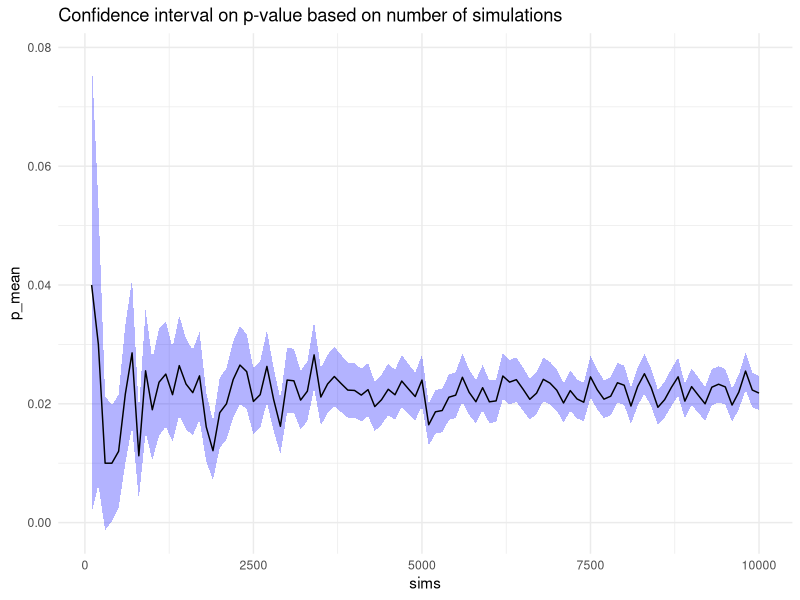
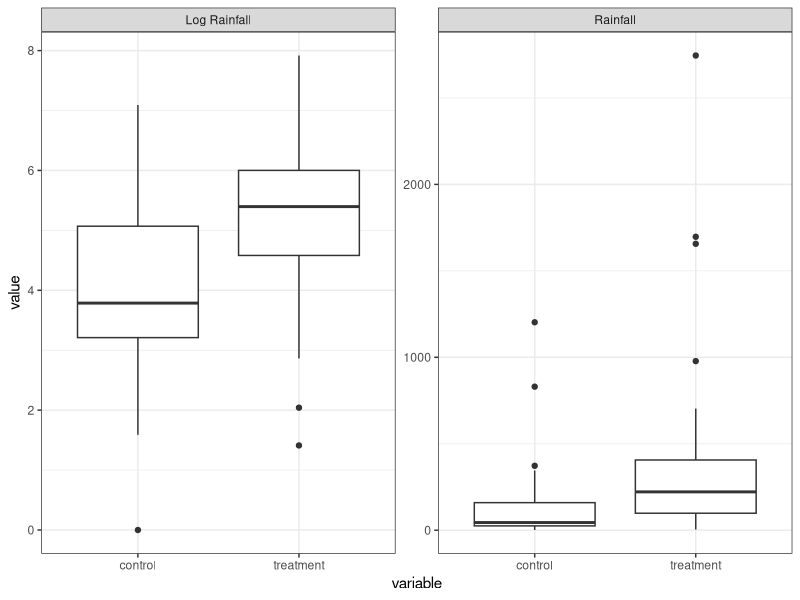
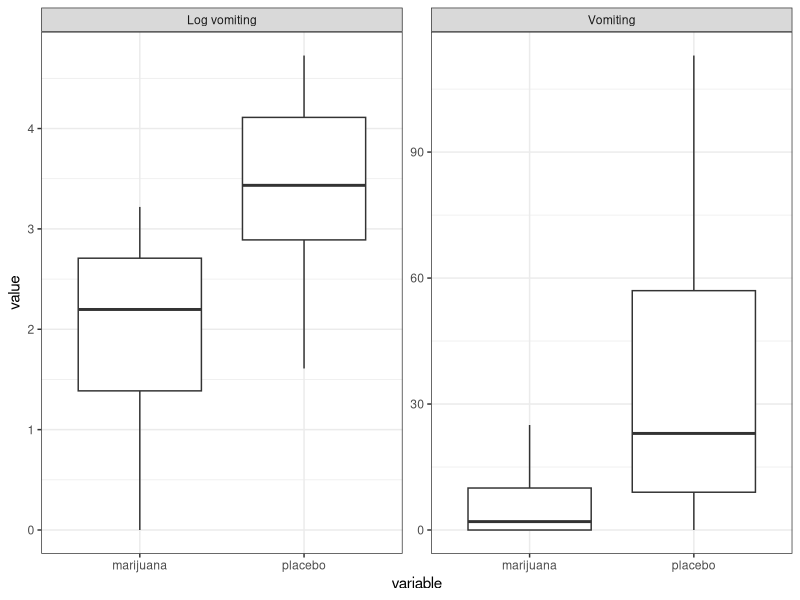

These figures' R source, in order:
## ---- chunk 1
# Load knitr package and settings
library(knitr)
library(data.table)
library(ggplot2)
library(formatR)
library(flextable)
library(dplyr)
options(scipen=999)
## ---- chunk 2
## Set up some data and functions.
set.seed(1234)
setwd('C:/Users/ngraetz/Documents/repos/observational_class/')

## Data from homework.
cloud <- fread('cloudseeding.csv')
cloud <- melt(cloud, id.vars = 'V1')
cloud[, treatment := ifelse(variable=='treatment',1,0)]

## MC function
mc_pvalue <- function(draws, d, obs_test, mc_test) {
  do_mc <- function(i, treatment, values, test) {
    ## Assuming treatment status is unrelated to the outcome, jumble up treatment assignment.
    treat_ids <- sample(treatment, length(treatment))
    ## Calculate difference in sample means for this random assignment.
    if(test=='mean') mc_test_stat <- mean(values[treat_ids==1]) - mean(values[treat_ids==0])
    if(test=='variance') mc_test_stat <- var(values[treat_ids==1]) - var(values[treat_ids==0])
    return(mc_test_stat)
  }
  mc_results <- sapply(1:draws, do_mc, treatment=d[, treatment], values=d[, value], test=mc_test)
  ## How many of these random assignment test stats are greater than our observed test stat?
  ## (This is the p-value)
  mc_results[mc_results<obs_test] <- 0
  mc_results[mc_results!=0] <- 1
  ## Summarize MC p-value
  mc_d <- data.table(p_mean=mean(mc_results))
  mc_d[, p_lower := p_mean-1.96*sqrt(p_mean*(1-p_mean)/draws)]
  mc_d[, p_upper := p_mean+1.96*sqrt(p_mean*(1-p_mean)/draws)]
  return(mc_d)
}
## ---- chunk 3
## Calculate observed test stat (sample mean difference)
obs_test <- cloud[treatment==1, mean(value)] - cloud[treatment==0, mean(value)]
print(obs_test)
## MC p-values
mc_results <- mc_pvalue(10000, cloud, obs_test, mc_test='mean')
print(mc_results)
## ---- chunk 4
p_cis <- rbindlist(lapply(seq(100,10000,100),mc_pvalue,
                          cloud, obs_test, mc_test='mean'))
p_cis[, sims := seq(100,10000,100)]
ggplot(data=p_cis) +
  geom_ribbon(aes(x=sims,
                  ymin=p_lower,
                  ymax=p_upper),
              alpha=0.3,fill='blue',color=NA) +
  geom_line(aes(x=sims,
                y=p_mean),
            size=0.5,color='black') + 
  theme_minimal() + 
  labs(title = 'Confidence interval on p-value based on number of simulations')
## ---- chunk 5
## Calculate observed test stat (sample variance difference)
obs_test <- cloud[treatment==1, var(value)] - cloud[treatment==0, var(value)]
## MC p-values
mc_results <- mc_pvalue(10000, cloud, obs_test, mc_test='variance')
print(mc_results)
## ---- chunk 6
plot <- copy(cloud)
plot[, Type := 'Rainfall']
plot_log <- copy(plot)
plot_log[, value := log(value)]
plot_log[, Type := 'Log Rainfall']
plot <- rbind(plot, plot_log)
plot[, variable := factor(variable, levels=c('control','treatment'))]
boxes <- ggplot() + 
  geom_boxplot(data=plot,
               aes(x=variable,
                   y=value)) +
  facet_wrap(~Type, scales='free_y') + 
  theme_bw()
print(boxes)
## ---- chunk 7
## Calculate observed test stat for multiplicative model
## (sample mean difference in log space)
cloud_log <- copy(cloud)
cloud_log[, value := log(value)]
obs_test <- cloud_log[treatment==1, mean(value)] - cloud_log[treatment==0, mean(value)]
print(obs_test)
## MC p-values
mc_results_mult <- mc_pvalue(10000, cloud_log, obs_test, mc_test='mean')
print(mc_results_mult)
## ---- chunk 8
## Calculate Wilcoxon rank sum test stat with confidence intervals
wilcox.test(cloud_log[treatment==1, value],
            cloud_log[treatment==0, value],
            conf.int=TRUE)$conf.int
# Compare point estimate of treatment effect under Fisher and Wilcoxon.
# Mean difference 
obs_test
# Median of the difference between a sample from x and a sample from y.
wilcox.test(cloud_log[treatment==1, value],
            cloud_log[treatment==0, value],
            conf.int=TRUE)$estimate
## ---- chunk 9
multiplicative_treatment_effect <- exp(obs_test)
## ---- chunk 10
m <- fread('marijuana.csv')
m_plot <- melt(m, id.vars = 'V1')
m_plot[, Type := 'Vomiting']
m_plot_log <- copy(m_plot)
m_plot_log[, value := log(value)]
m_plot_log[, Type := 'Log vomiting']
m_plot <- rbind(m_plot,m_plot_log)
boxes <- ggplot() + 
  geom_boxplot(data=m_plot,
               aes(x=variable,
                   y=value)) +
  facet_wrap(~Type, scales='free_y') + 
  theme_bw()
print(boxes)
## ---- chunk 11
# Test of dilated treatment effect for matched
dilated.treateffect.matchedpair.test.func=function(Delta0,treated,
                                                        control,k,alternative="higher",
                                                        returntype="pval"){  
  # Create vectors for Ri and Zi, and find total
  # number in experiment and  # number of treated subjects 
  Ri=c(treated,control)
  Zi=c(rep(1,length(treated)),rep(0,length(control)))
  N=length(Ri)
  m=length(treated)
  # Calculate adjusted responses and rho=r_{C(k)}
  A=Ri-Zi*Delta0
  sorted.A=sort(A)
  rho=sorted.A[k]
  # q=1 if adjusted response>=rho, 0 otherwise
  q=(A>=rho)
  qpaired=cbind(q[1:length(treated)],q[(length(treated)+1):(2*length(treated))])
  qsplus=apply(qpaired,1,sum) 
  no.discordant.pairs=sum(qsplus==1)
  # Test statistic = # of discordant pairs in which treated has qs=1
  teststat.obs= sum(qpaired[qsplus==1,1]) 
  # For returning the p-value,
  # p-value computed using hypergeometric distribution, see Notes 5 
  if(returntype=="pval"& alternative=="lower"){
    returnval=pbinom(teststat.obs,no.discordant.pairs,.5)
  }  
  if(alternative=="higher"){
    returnval=1-pbinom(teststat.obs-1,no.discordant.pairs,.5)
  }
  # For returning the test statistic minus its expected value 
  if(returntype=="teststat.minusev"){
    returnval=teststat.obs-no.discordant.pairs*.5
  } 
  returnval
}

calculate_dilated <- function(k,treated,control) {
  # Search for endpoints of lower and upper .025 confidence interval
  pval.Delta0.func=function(Delta0,treated,control,k,alternative){
    dilated.treateffect.matchedpair.test.func(Delta0,treated,control,k,alternative)-.025
  }
  upper.ci.limit=uniroot(pval.Delta0.func,c(-10000,10000),
                         treated=treated,control=control,
                         k=k,alternative="lower")$root
  lower.ci.limit=uniroot(pval.Delta0.func,c(-10000,10000),
                         treated=treated,control=control,
                         k=k,alternative="higher")$root
  # Hodges Lehmann estimate
  # Consider grid of values, find smallest value such 
  # that test statistic is less than its expectation,
  # and largest value such that test statistic is 
  # greater than its expectation, and average these values
  grid=seq(-1000,2000,1)
  teststat.minus.ev.grid=rep(0,length(grid))
  for(i in 1:length(teststat.minus.ev.grid)){
    teststat.minus.ev.grid[i]=
      dilated.treateffect.matchedpair.test.func(grid[i],treated,control,
                                                k,returntype="teststat.minusev")
  }
  sup=max(grid[(teststat.minus.ev.grid>.0001)==TRUE])
  inf=min(grid[(teststat.minus.ev.grid<(-.0001))==TRUE])
  hl.est=(sup+inf)/2
  return(data.table(k=as.character(k), HL=as.character(round(hl.est,1)),
                    ci95=paste0('(',round(lower.ci.limit,2),', ',
                                round(upper.ci.limit,2), ')')))
}
## ---- chunk 12
hl_results <- rbindlist(lapply(c(8,15,23), calculate_dilated, m[,marijuana], m[,placebo]))
hl_results
